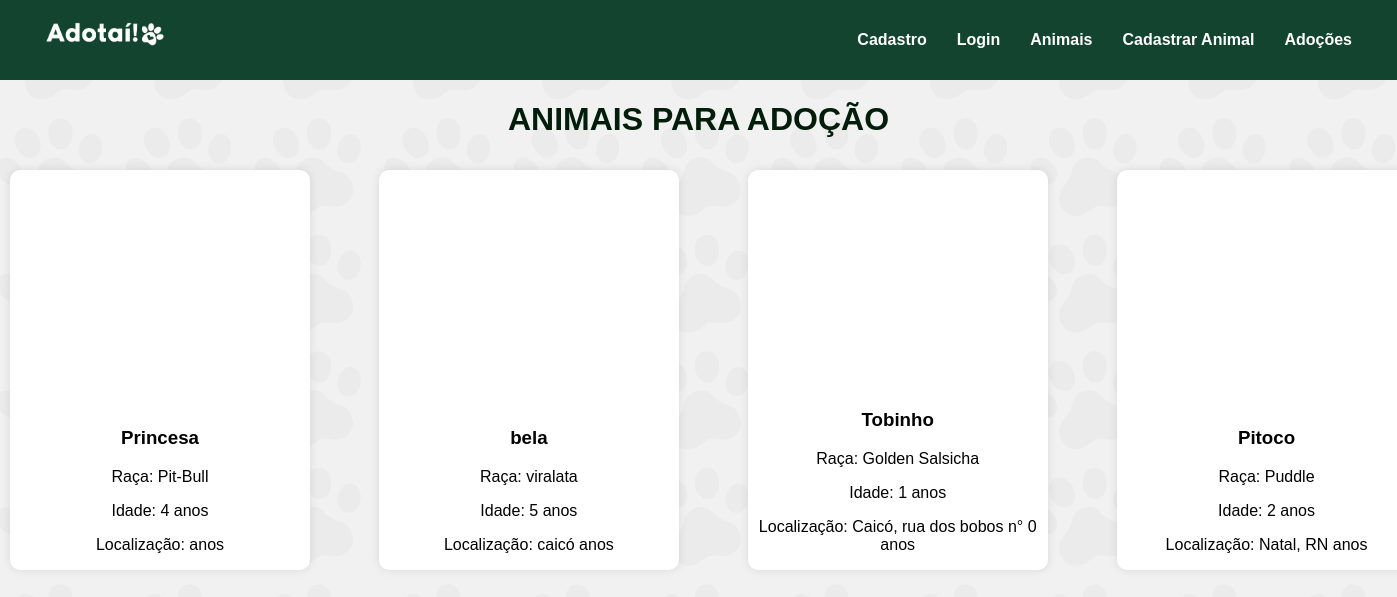
The page / on the database its author committed.
### models/animal.py (models this page shows, shortened)
class Animal(Base):
    __tablename__ = "animais"
    id: Mapped[int] = mapped_column(Integer, primary_key=True)
    nome: Mapped[str] = mapped_column(String(40), nullable=False)
    raca: Mapped[str] = mapped_column(String(40), nullable=False)
    idade: Mapped[int] = mapped_column(Integer, nullable=False)
    sexo: Mapped[str] = mapped_column(String(40), nullable=False)
    porte: Mapped[str] = mapped_column(String(40), nullable=False)
    vacinado: Mapped[bool] = mapped_column(Boolean, nullable=False)
    vacinas_tomadas: Mapped[str] = mapped_column(String(320), nullable=False)
    sobre: Mapped[str] = mapped_column(String(320), nullable=False)
    foto: Mapped[str] = mapped_column(String(700), nullable=False)
    localizacao: Mapped[str] = mapped_column(String(100), nullable=False)
    nome_protetor: Mapped[str] = mapped_column(String(320), nullable=False)
    telefone_contato: Mapped[str] = mapped_column(String(15), nullable=False)
    email_contato: Mapped[str] = mapped_column(String(100), unique=True, nullable=False)

### app.py (the view)
@app.route('/')
def index():
    with Sessao_base() as sessao:
        animais = sessao.query(Animal).all()
        total_animais = len(animais)
        quantidade = min(5, total_animais)
        animais_sorteados = random.sample(animais, quantidade)
    return render_template('index.html', animais=animais_sorteados)

### templates/index.html (shortened to what this page needs)
{% extends 'base.html'%}
{% block extra_css %}<link rel="stylesheet" href="{{ url_for('static', filename='padrao2.css') }}">{% endblock %}
{% block conteudo %}
<div class="container">
    <h1 class="titulo1">ANIMAIS PARA ADOÇÃO</h1>
    <div class="animais">
       {% for animal in animais %}
        <a class="card_link" href="{{ url_for('animais.detalhes_animal', animal_id=animal.id) }}">
            <div class="animal-card">
                <div class="foto-animal">
                </div>
                <div class="info-animal">
                <h3>{{ animal.nome }}</h3>
                <p>Raça: {{ animal.raca }}</p>
                <p>Idade: {{ animal.idade }} anos</p>
                <p>Localização: {{ animal.localizacao }} anos</p>
                </div>
            </div>
        </a>
        {% endfor %}
    </div>
</div>
{% endblock %}

### templates/base.html (shortened to what this page needs)
<!DOCTYPE html>
<html lang="en">
<head>
    <link rel="stylesheet" href="{{ url_for('static', filename='menu.css') }}">
    <link rel="stylesheet" href="{{ url_for('static', filename='padrao.css') }}">
    <link rel="stylesheet" href="{{ url_for('static', filename='padrao2.css') }}">
    {% block extra_css %}{% endblock %}
<body>
    {% include 'componentes/menu.html' %}
    {% block conteudo %}
    {% endblock %}
</body>
</html>

### templates/componentes/menu.html (shortened to what this page needs)
<nav class="menu">
    <div class="logo">
        <a href="/"><img src="{{ url_for('static', filename='img/logo.png') }}" alt="Logo"></a>
    </div>
    <div class="links">
        <a href="/auth/cadastro">Cadastro</a>
        <a href="/auth/login">Login</a>
        <a href="/animais">Animais</a>
        <a href="/animais/cadastrar_animal">Cadastrar Animal</a>
        <a href="{{ url_for('adocao.animais_adocoes_usuario') }}">Adoções</a>
    </div>
</nav>

### static/menu.css (style rules this page uses)
h1, h2, h3, p, a { font-family:'Gill Sans', 'Gill Sans MT', Calibri, 'Trebuchet MS', sans-serif; }
.menu { display: flex; height: 10vh; min-height: 60px; width: 100%; background: #13442f; align-items: center; justify-content: space-between; padding: 0 30px; box-sizing: border-box; position: sticky; }
.menu a { color: white; text-decoration: none; margin: 0 15px; white-space: nowrap; font-weight: bold; }
.menu .logo img { width: 120px; }
.menu .links { display: flex; align-items: center; }

### static/padrao.css (style rules this page uses)
body { margin: 0; min-height: 100vh; position: relative; }
body::before { content: ""; position: fixed; inset: 0; background-image: url("../static/img/fundo.svg"); background-repeat: no-repeat; background-position: center; background-size: cover; background-attachment: fixed; opacity: 0.4; z-index: -1; }
body { background-color: #f1f1f1; }
.logo img { width: 120px; height: auto; }
.logo { display: flex; justify-content: space-between; width: 100%; }
.container { display: flex; justify-content: center; width: 100%; height: 90vh; flex-direction: column; }

### static/padrao2.css (style rules this page uses)
body { margin: 0; min-height: 100vh; position: relative; }
body::before { content: ""; position: fixed; inset: 0; background-image: url("../static/img/fundo.svg"); background-repeat: no-repeat; background-position: center; background-size: cover; background-attachment: fixed; opacity: 0.4; z-index: -1; }
body { background-color: #f1f1f1; }
.container { display: flex; justify-content: flex-start; width: 100%; height: 90vh; flex-direction: column; }
.container h1 { text-align: center; color: #021d09; }
.animais { display: flex; flex-direction: row; gap: 5%; margin: 10px; }
.animal-card { display: flex; background-color: white; box-shadow: 0 0 10px rgba(0,0,0,0.1); width: 300px; height: 400px; flex-direction: column; border-radius: 10px; }
.info-animal { max-height: auto; text-align: center; }
.foto-animal { display: flex; height: 60%; align-content: center; justify-content: center; }
.titulo1 { color:#0B6623; }
.card_link { text-decoration: none; color: inherit; }

### rows shown on the page
Animal: nome "Princesa", raca "Pit-Bull", idade "4"
Animal: nome "bela", raca "viralata", idade "5", localizacao "caicó"
Animal: nome "Tobinho", raca "Golden Salsicha", idade "1", localizacao "Caicó, rua dos bobos n° 0"
Animal: nome "Pitoco", raca "Puddle", idade "2", localizacao "Natal, RN"
